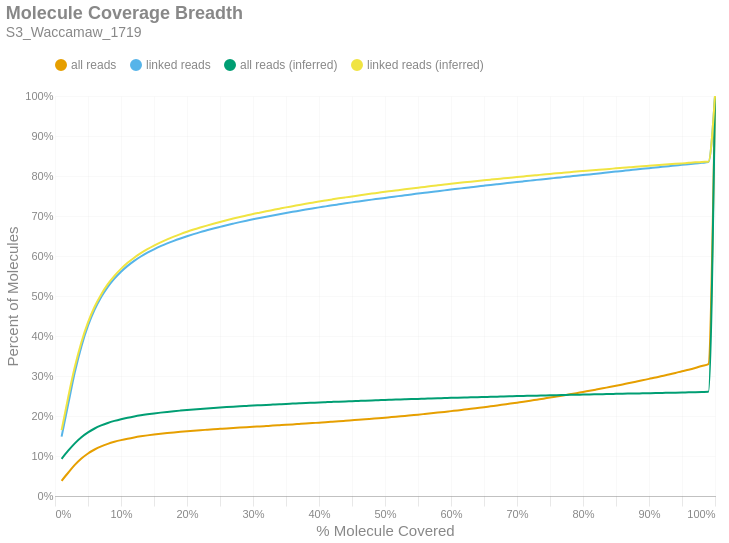

Here is the notebook cell this chart was saved with:
### Markdown cell above
### Molecule Read Coverage
This chart shows molecule coverage breadth as computed by the number of bases aligned to that molecule. In other words, "*how much of each unique long molecule is actually sequenced/aligned?*" Keep in mind there is a distinction between sequences and alignments, since some sequences belonging to a particular molecule may not align well and wouldn't appear in the alignment data. This chart also shows molecule coverage breadth as computed by the *inferred fragment* from which the aligned sequences originate. Unlike read coverage, this calculation takes into account the total insert size, including unsequenced gaps between the forward and reverse reads. Like the previous figures, these are cumulative percents.

### Code cell
if SKIPLR:
    print_html(f"Skipped")
else:
    binned_df = consolidated_hist(valids['coverage_bp'], mask, 0.01, True)
    binned_df_inf = consolidated_hist(valids['coverage_inserts'], mask, 0.01, True)
    binned_df = binned_df.with_columns(pl.lit(binned_df_inf['all reads (cumsum)']).alias('all reads (inferred)'))
    binned_df = binned_df.with_columns(pl.lit(binned_df_inf['linked reads (cumsum)']).alias('linked reads (inferred)'))
    binned_df = binned_df.with_columns(
        (pl.col('bin').cast(pl.Float64) + 0.01).alias('right_edge')
    )

    with SafeRender(binned_df):
        (
            density_plot(binned_df, 'Molecule Coverage Breadth', samplename, 'molcov', ['all reads (inferred)','linked reads (inferred)'])
            .encode(
                #x=alt.X('bin:Q', title="% Molecule Covered").axis(format = '%').scale(padding=0),
                x=alt.X('right_edge:Q', title="% Molecule Covered").axis(format='%').scale(padding=0),
                y=alt.Y('value:Q', title='Percent of Molecules')
                    .axis(format='%')
                    .stack(False)
                    .scale(domainMin=0, padding=0),
                color=alt.Color("key:N").scale(domain = ["all reads", "linked reads", "all reads (inferred)", "linked reads (inferred)"]),
                tooltip = [
                    alt.Tooltip("key:N", title = "Data Type"),
                    alt.Tooltip("range_label:N", title="% Molecule Covered"),
                    alt.Tooltip("value:Q", format = ".2%", title="% Molecules")
                ]
            )
        ).display()

### Figure 1 — Vega-Lite specification as saved in the notebook (floating-point values rounded to 4 significant figures)
{"width": "container", "height": 400, "config": {"title": {"anchor": "start", "dy": -15, "fontSize": 18, "color": "#888888", "subtitleColor": "#888888", "subtitleFontSize": 14}, "arc": {"fill": "#0072B2"}, "axis": {"domainColor": "#888888", "domainWidth": 0.5, "gridWidth": 0.2, "grid": false, "titleFontWeight": 400, "titleFontSize": 15, "labelFontSize": 11, "labelColor": "#888888", "tickColor": "#888888", "tickWidth": 0.2, "titleColor": "#888888"}, "axisBand": {"grid": false}, "axisX": {"grid": true, "tickSize": 10, "domainCap": "round"}, "axisY": {"domain": false, "grid": true, "tickSize": 0, "domainCap": "round"}, "background": "transparent", "header": {"labelFontSize": 15, "labelColor": "#888888", "titleFontSize": 15, "titleFontWeight": 600, "titleColor": "#888888"}, "legend": {"labelFont": "sans-serif", "labelFontSize": 12, "labelColor": "#888888", "symbolSize": 100, "symbolType": "circle", "titleFontSize": 12, "titlePadding": 10, "titleColor": "#888888", "title": null, "orient": "top"}, "range": {"category": ["#E69F00", "#56B4E9", "#009E73", "#F0E442", "#0072B2", "#D55E00", "#CC79A7", "#000000"], "diverging": ["#cfe8f3", "#a2d4ec", "#73bfe2", "#46abdb", "#1696d2", "#12719e"]}, "area": {"fill": "#0072B2", "fillOpacity": 0.7, "line": true, "strokeOpacity": 0.7}, "line": {"color": "#0072B2", "stroke": "#0072B2", "strokeWidth": 2}, "trail": {"color": "#0072B2", "stroke": "#0072B2", "strokeWidth": 0, "size": 1}, "point": {"filled": true, "fillOpacity": 1.0, "size": 95}, "text": {"color": "#888888", "fontSize": 11, "align": "right", "fontWeight": 400, "size": 11}, "bar": {"fill": "#0072B2", "stroke": null}, "view": {"stroke": null, "continuousWidth": 660, "continuousHeight": 400}}, "data": {"name": "data-808b7de67a28820f6684a89e22634ac4"}, "mark": {"type": "line", "interpolate": "monotone", "point": {"opacity": 0, "size": 275}}, "encoding": {"color": {"field": "key", "scale": {"domain": ["all reads", "linked reads", "all reads (inferred)", "linked reads (inferred)"]}, "type": "nominal"}, "tooltip": [{"field": "key", "title": "Data Type", "type": "nominal"}, {"field": "range_label", "title": "% Molecule Covered", "type": "nominal"}, {"field": "value", "format": ".2%", "title": "% Molecules", "type": "quantitative"}], "x": {"axis": {"format": "%"}, "field": "right_edge", "scale": {"padding": 0}, "title": "% Molecule Covered", "type": "quantitative"}, "y": {"axis": {"format": "%"}, "field": "value", "scale": {"domainMin": 0, "padding": 0}, "stack": false, "title": "Percent of Molecules", "type": "quantitative"}}, "params": [{"name": "param_c36ac31b6afebe62", "select": {"type": "point", "fields": ["key"]}, "bind": "legend"}], "title": {"text": "Molecule Coverage Breadth", "subtitle": "S3_Waccamaw_1719"}, "transform": [{"fold": ["all reads (cumsum)", "linked reads (cumsum)", "all reads (inferred)", "linked reads (inferred)"]}, {"calculate": "replace(datum.key, ' (cumsum)', '')", "as": "key"}, {"filter": {"param": "param_c36ac31b6afebe62"}}], "usermeta": {"embedOptions": {"downloadFileName": "S3_Waccamaw_1719.molcov"}}, "$schema": "https://vega.github.io/schema/vega-lite/v6.1.0.json", "datasets": {"data-808b7de67a28820f6684a89e22634ac4": [{"bin": "0.0", "interval": "0.0-0.01", "all reads": 0.03794, "linked reads": 0.1483, "all reads (cumsum)": 0.03794, "linked reads (cumsum)": 0.1483, "range_label": "0.0-0.01", "all reads (inferred)": 0.09287, "linked reads (inferred)": 0.1648, "right_edge": 0.01}, {"bin": "0.01", "interval": "0.01-0.02", "all reads": 0.02018, "linked reads": 0.08151, "all reads (cumsum)": 0.05812, "linked reads (cumsum)": 0.2298, "range_label": "0.01-0.02", "all reads (inferred)": 0.1132, "linked reads (inferred)": 0.2473, "right_edge": 0.02}, {"bin": "0.02", "interval": "0.02-0.03", "all reads": 0.01955, "linked reads": 0.07931, "all reads (cumsum)": 0.07767, "linked reads (cumsum)": 0.3092, "range_label": "0.02-0.03", "all reads (inferred)": 0.1317, "linked reads (inferred)": 0.3223, "right_edge": 0.03}, {"bin": "0.03", "interval": "0.03-0.04", "all reads": 0.016, "linked reads": 0.06493, "all reads (cumsum)": 0.09367, "linked reads (cumsum)": 0.3741, "range_label": "0.03-0.04", "all reads (inferred)": 0.1469, "linked reads (inferred)": 0.3844, "right_edge": 0.04}, {"bin": "0.04", "interval": "0.04-0.05", "all reads": 0.01267, "linked reads": 0.05147, "all reads (cumsum)": 0.1063, "linked reads (cumsum)": 0.4256, "range_label": "0.04-0.05", "all reads (inferred)": 0.1591, "linked reads (inferred)": 0.4339, "right_edge": 0.05}, {"bin": "0.05", "interval": "0.05-0.06", "all reads": 0.009911, "linked reads": 0.04018, "all reads (cumsum)": 0.1163, "linked reads (cumsum)": 0.4657, "range_label": "0.05-0.06", "all reads (inferred)": 0.1687, "linked reads (inferred)": 0.4731, "right_edge": 0.06}, {"bin": "0.06", "interval": "0.06-0.07", "all reads": 0.007831, "linked reads": 0.03171, "all reads (cumsum)": 0.1241, "linked reads (cumsum)": 0.4975, "range_label": "0.06-0.07", "all reads (inferred)": 0.1764, "linked reads (inferred)": 0.504, "right_edge": 0.07}, {"bin": "0.07", "interval": "0.07-0.08", "all reads": 0.006299, "linked reads": 0.0255, "all reads (cumsum)": 0.1304, "linked reads (cumsum)": 0.5229, "range_label": "0.07-0.08", "all reads (inferred)": 0.1826, "linked reads (inferred)": 0.5295, "right_edge": 0.08}, {"bin": "0.08", "interval": "0.08-0.09", "all reads": 0.005103, "linked reads": 0.02065, "all reads (cumsum)": 0.1355, "linked reads (cumsum)": 0.5436, "range_label": "0.08-0.09", "all reads (inferred)": 0.1878, "linked reads (inferred)": 0.5504, "right_edge": 0.09}, {"bin": "0.09", "interval": "0.09-0.1", "all reads": 0.004264, "linked reads": 0.01724, "all reads (cumsum)": 0.1398, "linked reads (cumsum)": 0.5608, "range_label": "0.09-0.1", "all reads (inferred)": 0.1921, "linked reads (inferred)": 0.5679, "right_edge": 0.1}, {"bin": "0.1", "interval": "0.1-0.11", "all reads": 0.0036, "linked reads": 0.01452, "all reads (cumsum)": 0.1434, "linked reads (cumsum)": 0.5754, "range_label": "0.1-0.11", "all reads (inferred)": 0.1958, "linked reads (inferred)": 0.5829, "right_edge": 0.11}, {"bin": "0.11", "interval": "0.11-0.12", "all reads": 0.003109, "linked reads": 0.01253, "all reads (cumsum)": 0.1465, "linked reads (cumsum)": 0.5879, "range_label": "0.11-0.12", "all reads (inferred)": 0.199, "linked reads (inferred)": 0.5958, "right_edge": 0.12}, {"bin": "0.12", "interval": "0.12-0.13", "all reads": 0.0027, "linked reads": 0.01085, "all reads (cumsum)": 0.1492, "linked reads (cumsum)": 0.5987, "range_label": "0.12-0.13", "all reads (inferred)": 0.2017, "linked reads (inferred)": 0.607, "right_edge": 0.13}, {"bin": "0.13", "interval": "0.13-0.14", "all reads": 0.002389, "linked reads": 0.009567, "all reads (cumsum)": 0.1516, "linked reads (cumsum)": 0.6083, "range_label": "0.13-0.14", "all reads (inferred)": 0.2042, "linked reads (inferred)": 0.6169, "right_edge": 0.14}, {"bin": "0.14", "interval": "0.14-0.15", "all reads": 0.002125, "linked reads": 0.008504, "all reads (cumsum)": 0.1537, "linked reads (cumsum)": 0.6168, "range_label": "0.14-0.15", "all reads (inferred)": 0.2064, "linked reads (inferred)": 0.6259, "right_edge": 0.15}, {"bin": "0.15", "interval": "0.15-0.16", "all reads": 0.001934, "linked reads": 0.007728, "all reads (cumsum)": 0.1556, "linked reads (cumsum)": 0.6245, "range_label": "0.15-0.16", "all reads (inferred)": 0.2085, "linked reads (inferred)": 0.6341, "right_edge": 0.16}, {"bin": "0.16", "interval": "0.16-0.17", "all reads": 0.001746, "linked reads": 0.006975, "all reads (cumsum)": 0.1574, "linked reads (cumsum)": 0.6315, "range_label": "0.16-0.17", "all reads (inferred)": 0.2103, "linked reads (inferred)": 0.6415, "right_edge": 0.17}, {"bin": "0.17", "interval": "0.17-0.18", "all reads": 0.001607, "linked reads": 0.006391, "all reads (cumsum)": 0.159, "linked reads (cumsum)": 0.6379, "range_label": "0.17-0.18", "all reads (inferred)": 0.212, "linked reads (inferred)": 0.6484, "right_edge": 0.18}, {"bin": "0.18", "interval": "0.18-0.19", "all reads": 0.001474, "linked reads": 0.005875, "all reads (cumsum)": 0.1604, "linked reads (cumsum)": 0.6438, "range_label": "0.18-0.19", "all reads (inferred)": 0.2135, "linked reads (inferred)": 0.6546, "right_edge": 0.19}, {"bin": "0.19", "interval": "0.19-0.2", "all reads": 0.001414, "linked reads": 0.005616, "all reads (cumsum)": 0.1619, "linked reads (cumsum)": 0.6494, "range_label": "0.19-0.2", "all reads (inferred)": 0.215, "linked reads (inferred)": 0.6606, "right_edge": 0.2}, {"bin": "0.2", "interval": "0.2-0.21", "all reads": 0.001339, "linked reads": 0.005297, "all reads (cumsum)": 0.1632, "linked reads (cumsum)": 0.6547, "range_label": "0.2-0.21", "all reads (inferred)": 0.2164, "linked reads (inferred)": 0.6661, "right_edge": 0.21}, {"bin": "0.21", "interval": "0.21-0.22", "all reads": 0.001266, "linked reads": 0.004973, "all reads (cumsum)": 0.1645, "linked reads (cumsum)": 0.6597, "range_label": "0.21-0.22", "all reads (inferred)": 0.2176, "linked reads (inferred)": 0.6711, "right_edge": 0.22}, {"bin": "0.22", "interval": "0.22-0.23", "all reads": 0.001152, "linked reads": 0.004499, "all reads (cumsum)": 0.1656, "linked reads (cumsum)": 0.6642, "range_label": "0.22-0.23", "all reads (inferred)": 0.2188, "linked reads (inferred)": 0.676, "right_edge": 0.23}, {"bin": "0.23", "interval": "0.23-0.24", "all reads": 0.001134, "linked reads": 0.00439, "all reads (cumsum)": 0.1667, "linked reads (cumsum)": 0.6685, "range_label": "0.23-0.24", "all reads (inferred)": 0.22, "linked reads (inferred)": 0.6806, "right_edge": 0.24}, {"bin": "0.24", "interval": "0.24-0.25", "all reads": 0.001087, "linked reads": 0.004209, "all reads (cumsum)": 0.1678, "linked reads (cumsum)": 0.6728, "range_label": "0.24-0.25", "all reads (inferred)": 0.2211, "linked reads (inferred)": 0.6852, "right_edge": 0.25}, {"bin": "0.25", "interval": "0.25-0.26", "all reads": 0.001086, "linked reads": 0.004158, "all reads (cumsum)": 0.1689, "linked reads (cumsum)": 0.6769, "range_label": "0.25-0.26", "all reads (inferred)": 0.2222, "linked reads (inferred)": 0.6895, "right_edge": 0.26}, {"bin": "0.26", "interval": "0.26-0.27", "all reads": 0.001046, "linked reads": 0.003918, "all reads (cumsum)": 0.17, "linked reads (cumsum)": 0.6808, "range_label": "0.26-0.27", "all reads (inferred)": 0.2232, "linked reads (inferred)": 0.6935, "right_edge": 0.27}, {"bin": "0.27", "interval": "0.27-0.28", "all reads": 0.001025, "linked reads": 0.003815, "all reads (cumsum)": 0.171, "linked reads (cumsum)": 0.6846, "range_label": "0.27-0.28", "all reads (inferred)": 0.2242, "linked reads (inferred)": 0.6974, "right_edge": 0.28}, {"bin": "0.28", "interval": "0.28-0.29", "all reads": 0.001002, "linked reads": 0.003605, "all reads (cumsum)": 0.172, "linked reads (cumsum)": 0.6882, "range_label": "0.28-0.29", "all reads (inferred)": 0.2251, "linked reads (inferred)": 0.7012, "right_edge": 0.29}, {"bin": "0.29", "interval": "0.29-0.3", "all reads": 0.000971, "linked reads": 0.003409, "all reads (cumsum)": 0.173, "linked reads (cumsum)": 0.6917, "range_label": "0.29-0.3", "all reads (inferred)": 0.2261, "linked reads (inferred)": 0.7049, "right_edge": 0.3}, {"bin": "0.3", "interval": "0.3-0.31", "all reads": 0.001012, "linked reads": 0.003428, "all reads (cumsum)": 0.174, "linked reads (cumsum)": 0.6951, "range_label": "0.3-0.31", "all reads (inferred)": 0.2269, "linked reads (inferred)": 0.7084, "right_edge": 0.31}, {"bin": "0.31", "interval": "0.31-0.32", "all reads": 0.001001, "linked reads": 0.003261, "all reads (cumsum)": 0.175, "linked reads (cumsum)": 0.6983, "range_label": "0.31-0.32", "all reads (inferred)": 0.2278, "linked reads (inferred)": 0.7117, "right_edge": 0.32}, {"bin": "0.32", "interval": "0.32-0.33", "all reads": 0.001001, "linked reads": 0.003137, "all reads (cumsum)": 0.176, "linked reads (cumsum)": 0.7015, "range_label": "0.32-0.33", "all reads (inferred)": 0.2286, "linked reads (inferred)": 0.715, "right_edge": 0.33}, {"bin": "0.33", "interval": "0.33-0.34", "all reads": 0.001014, "linked reads": 0.003052, "all reads (cumsum)": 0.177, "linked reads (cumsum)": 0.7045, "range_label": "0.33-0.34", "all reads (inferred)": 0.2294, "linked reads (inferred)": 0.7183, "right_edge": 0.34}, {"bin": "0.34", "interval": "0.34-0.35", "all reads": 0.001016, "linked reads": 0.002971, "all reads (cumsum)": 0.178, "linked reads (cumsum)": 0.7075, "range_label": "0.34-0.35", "all reads (inferred)": 0.2302, "linked reads (inferred)": 0.7215, "right_edge": 0.35}, {"bin": "0.35", "interval": "0.35-0.36", "all reads": 0.001036, "linked reads": 0.002898, "all reads (cumsum)": 0.179, "linked reads (cumsum)": 0.7104, "range_label": "0.35-0.36", "all reads (inferred)": 0.231, "linked reads (inferred)": 0.7245, "right_edge": 0.36}, {"bin": "0.36", "interval": "0.36-0.37", "all reads": 0.001067, "linked reads": 0.002847, "all reads (cumsum)": 0.1801, "linked reads (cumsum)": 0.7133, "range_label": "0.36-0.37", "all reads (inferred)": 0.2317, "linked reads (inferred)": 0.7275, "right_edge": 0.37}, {"bin": "0.37", "interval": "0.37-0.38", "all reads": 0.001069, "linked reads": 0.00286, "all reads (cumsum)": 0.1812, "linked reads (cumsum)": 0.7161, "range_label": "0.37-0.38", "all reads (inferred)": 0.2325, "linked reads (inferred)": 0.7304, "right_edge": 0.38}, {"bin": "0.38", "interval": "0.38-0.39", "all reads": 0.001085, "linked reads": 0.002761, "all reads (cumsum)": 0.1823, "linked reads (cumsum)": 0.7189, "range_label": "0.38-0.39", "all reads (inferred)": 0.2332, "linked reads (inferred)": 0.7333, "right_edge": 0.39}, {"bin": "0.39", "interval": "0.39-0.4", "all reads": 0.001112, "linked reads": 0.002703, "all reads (cumsum)": 0.1834, "linked reads (cumsum)": 0.7216, "range_label": "0.39-0.4", "all reads (inferred)": 0.2339, "linked reads (inferred)": 0.7361, "right_edge": 0.4}, {"bin": "0.4", "interval": "0.4-0.41", "all reads": 0.001085, "linked reads": 0.002494, "all reads (cumsum)": 0.1845, "linked reads (cumsum)": 0.7241, "range_label": "0.4-0.41", "all reads (inferred)": 0.2346, "linked reads (inferred)": 0.7388, "right_edge": 0.41}, {"bin": "0.41", "interval": "0.41-0.42", "all reads": 0.001165, "linked reads": 0.002598, "all reads (cumsum)": 0.1856, "linked reads (cumsum)": 0.7267, "range_label": "0.41-0.42", "all reads (inferred)": 0.2353, "linked reads (inferred)": 0.7415, "right_edge": 0.42}, {"bin": "0.42", "interval": "0.42-0.43", "all reads": 0.00119, "linked reads": 0.002509, "all reads (cumsum)": 0.1868, "linked reads (cumsum)": 0.7292, "range_label": "0.42-0.43", "all reads (inferred)": 0.2359, "linked reads (inferred)": 0.7441, "right_edge": 0.43}, {"bin": "0.43", "interval": "0.43-0.44", "all reads": 0.001231, "linked reads": 0.002505, "all reads (cumsum)": 0.188, "linked reads (cumsum)": 0.7317, "range_label": "0.43-0.44", "all reads (inferred)": 0.2366, "linked reads (inferred)": 0.7465, "right_edge": 0.44}, {"bin": "0.44", "interval": "0.44-0.45", "all reads": 0.001241, "linked reads": 0.002392, "all reads (cumsum)": 0.1893, "linked reads (cumsum)": 0.7341, "range_label": "0.44-0.45", "all reads (inferred)": 0.2372, "linked reads (inferred)": 0.7489, "right_edge": 0.45}, {"bin": "0.45", "interval": "0.45-0.46", "all reads": 0.001237, "linked reads": 0.002267, "all reads (cumsum)": 0.1905, "linked reads (cumsum)": 0.7363, "range_label": "0.45-0.46", "all reads (inferred)": 0.2378, "linked reads (inferred)": 0.7514, "right_edge": 0.46}, {"bin": "0.46", "interval": "0.46-0.47", "all reads": 0.001299, "linked reads": 0.002319, "all reads (cumsum)": 0.1918, "linked reads (cumsum)": 0.7387, "range_label": "0.46-0.47", "all reads (inferred)": 0.2384, "linked reads (inferred)": 0.7538, "right_edge": 0.47}, {"bin": "0.47", "interval": "0.47-0.48", "all reads": 0.001332, "linked reads": 0.002262, "all reads (cumsum)": 0.1932, "linked reads (cumsum)": 0.7409, "range_label": "0.47-0.48", "all reads (inferred)": 0.239, "linked reads (inferred)": 0.756, "right_edge": 0.48}, {"bin": "0.48", "interval": "0.48-0.49", "all reads": 0.001325, "linked reads": 0.002155, "all reads (cumsum)": 0.1945, "linked reads (cumsum)": 0.7431, "range_label": "0.48-0.49", "all reads (inferred)": 0.2395, "linked reads (inferred)": 0.7582, "right_edge": 0.49}, {"bin": "0.49", "interval": "0.49-0.5", "all reads": 0.001434, "linked reads": 0.002184, "all reads (cumsum)": 0.1959, "linked reads (cumsum)": 0.7453, "range_label": "0.49-0.5", "all reads (inferred)": 0.2401, "linked reads (inferred)": 0.7604, "right_edge": 0.5}, {"bin": "0.5", "interval": "0.5-0.51", "all reads": 0.001368, "linked reads": 0.002223, "all reads (cumsum)": 0.1973, "linked reads (cumsum)": 0.7475, "range_label": "0.5-0.51", "all reads (inferred)": 0.2406, "linked reads (inferred)": 0.7625, "right_edge": 0.51}, {"bin": "0.51", "interval": "0.51-0.52", "all reads": 0.001515, "linked reads": 0.002223, "all reads (cumsum)": 0.1988, "linked reads (cumsum)": 0.7497, "range_label": "0.51-0.52", "all reads (inferred)": 0.2412, "linked reads (inferred)": 0.7646, "right_edge": 0.52}, {"bin": "0.52", "interval": "0.52-0.53", "all reads": 0.001499, "linked reads": 0.002109, "all reads (cumsum)": 0.2003, "linked reads (cumsum)": 0.7518, "range_label": "0.52-0.53", "all reads (inferred)": 0.2417, "linked reads (inferred)": 0.7667, "right_edge": 0.53}, {"bin": "0.53", "interval": "0.53-0.54", "all reads": 0.001565, "linked reads": 0.002159, "all reads (cumsum)": 0.2019, "linked reads (cumsum)": 0.754, "range_label": "0.53-0.54", "all reads (inferred)": 0.2423, "linked reads (inferred)": 0.7688, "right_edge": 0.54}, {"bin": "0.54", "interval": "0.54-0.55", "all reads": 0.001555, "linked reads": 0.002032, "all reads (cumsum)": 0.2034, "linked reads (cumsum)": 0.756, "range_label": "0.54-0.55", "all reads (inferred)": 0.2428, "linked reads (inferred)": 0.7708, "right_edge": 0.55}, {"bin": "0.55", "interval": "0.55-0.56", "all reads": 0.001652, "linked reads": 0.00203, "all reads (cumsum)": 0.2051, "linked reads (cumsum)": 0.758, "range_label": "0.55-0.56", "all reads (inferred)": 0.2433, "linked reads (inferred)": 0.7728, "right_edge": 0.56}, {"bin": "0.56", "interval": "0.56-0.57", "all reads": 0.001679, "linked reads": 0.002056, "all reads (cumsum)": 0.2067, "linked reads (cumsum)": 0.7601, "range_label": "0.56-0.57", "all reads (inferred)": 0.2438, "linked reads (inferred)": 0.7748, "right_edge": 0.57}, {"bin": "0.57", "interval": "0.57-0.58", "all reads": 0.001728, "linked reads": 0.001979, "all reads (cumsum)": 0.2085, "linked reads (cumsum)": 0.7621, "range_label": "0.57-0.58", "all reads (inferred)": 0.2443, "linked reads (inferred)": 0.7768, "right_edge": 0.58}, {"bin": "0.58", "interval": "0.58-0.59", "all reads": 0.001817, "linked reads": 0.001994, "all reads (cumsum)": 0.2103, "linked reads (cumsum)": 0.7641, "range_label": "0.58-0.59", "all reads (inferred)": 0.2448, "linked reads (inferred)": 0.7787, "right_edge": 0.59}, {"bin": "0.59", "interval": "0.59-0.6", "all reads": 0.001885, "linked reads": 0.002101, "all reads (cumsum)": 0.2122, "linked reads (cumsum)": 0.7662, "range_label": "0.59-0.6", "all reads (inferred)": 0.2453, "linked reads (inferred)": 0.7806, "right_edge": 0.6}, {"bin": "0.6", "interval": "0.6-0.61", "all reads": 0.00186, "linked reads": 0.00189, "all reads (cumsum)": 0.214, "linked reads (cumsum)": 0.7681, "range_label": "0.6-0.61", "all reads (inferred)": 0.2458, "linked reads (inferred)": 0.7824, "right_edge": 0.61}, {"bin": "0.61", "interval": "0.61-0.62", "all reads": 0.002, "linked reads": 0.001945, "all reads (cumsum)": 0.216, "linked reads (cumsum)": 0.77, "range_label": "0.61-0.62", "all reads (inferred)": 0.2462, "linked reads (inferred)": 0.7841, "right_edge": 0.62}, {"bin": "0.62", "interval": "0.62-0.63", "all reads": 0.001946, "linked reads": 0.001894, "all reads (cumsum)": 0.218, "linked reads (cumsum)": 0.7719, "range_label": "0.62-0.63", "all reads (inferred)": 0.2467, "linked reads (inferred)": 0.7859, "right_edge": 0.63}, {"bin": "0.63", "interval": "0.63-0.64", "all reads": 0.002041, "linked reads": 0.001888, "all reads (cumsum)": 0.22, "linked reads (cumsum)": 0.7738, "range_label": "0.63-0.64", "all reads (inferred)": 0.2472, "linked reads (inferred)": 0.7876, "right_edge": 0.64}, {"bin": "0.64", "interval": "0.64-0.65", "all reads": 0.002062, "linked reads": 0.001924, "all reads (cumsum)": 0.2221, "linked reads (cumsum)": 0.7757, "range_label": "0.64-0.65", "all reads (inferred)": 0.2476, "linked reads (inferred)": 0.7893, "right_edge": 0.65}, {"bin": "0.65", "interval": "0.65-0.66", "all reads": 0.002208, "linked reads": 0.001897, "all reads (cumsum)": 0.2243, "linked reads (cumsum)": 0.7776, "range_label": "0.65-0.66", "all reads (inferred)": 0.248, "linked reads (inferred)": 0.7909, "right_edge": 0.66}, {"bin": "0.66", "interval": "0.66-0.67", "all reads": 0.002155, "linked reads": 0.001818, "all reads (cumsum)": 0.2264, "linked reads (cumsum)": 0.7794, "range_label": "0.66-0.67", "all reads (inferred)": 0.2484, "linked reads (inferred)": 0.7925, "right_edge": 0.67}, {"bin": "0.67", "interval": "0.67-0.68", "all reads": 0.002258, "linked reads": 0.001786, "all reads (cumsum)": 0.2287, "linked reads (cumsum)": 0.7812, "range_label": "0.67-0.68", "all reads (inferred)": 0.2489, "linked reads (inferred)": 0.7942, "right_edge": 0.68}, {"bin": "0.68", "interval": "0.68-0.69", "all reads": 0.002257, "linked reads": 0.001866, "all reads (cumsum)": 0.231, "linked reads (cumsum)": 0.7831, "range_label": "0.68-0.69", "all reads (inferred)": 0.2493, "linked reads (inferred)": 0.7958, "right_edge": 0.69}, {"bin": "0.69", "interval": "0.69-0.7", "all reads": 0.002415, "linked reads": 0.001821, "all reads (cumsum)": 0.2334, "linked reads (cumsum)": 0.7849, "range_label": "0.69-0.7", "all reads (inferred)": 0.2497, "linked reads (inferred)": 0.7974, "right_edge": 0.7}, {"bin": "0.7", "interval": "0.7-0.71", "all reads": 0.002406, "linked reads": 0.001777, "all reads (cumsum)": 0.2358, "linked reads (cumsum)": 0.7867, "range_label": "0.7-0.71", "all reads (inferred)": 0.2501, "linked reads (inferred)": 0.799, "right_edge": 0.71}, {"bin": "0.71", "interval": "0.71-0.72", "all reads": 0.002441, "linked reads": 0.001757, "all reads (cumsum)": 0.2382, "linked reads (cumsum)": 0.7884, "range_label": "0.71-0.72", "all reads (inferred)": 0.2505, "linked reads (inferred)": 0.8006, "right_edge": 0.72}, {"bin": "0.72", "interval": "0.72-0.73", "all reads": 0.002612, "linked reads": 0.001887, "all reads (cumsum)": 0.2408, "linked reads (cumsum)": 0.7903, "range_label": "0.72-0.73", "all reads (inferred)": 0.2509, "linked reads (inferred)": 0.8021, "right_edge": 0.73}, {"bin": "0.73", "interval": "0.73-0.74", "all reads": 0.00256, "linked reads": 0.001739, "all reads (cumsum)": 0.2434, "linked reads (cumsum)": 0.7921, "range_label": "0.73-0.74", "all reads (inferred)": 0.2513, "linked reads (inferred)": 0.8036, "right_edge": 0.74}, {"bin": "0.74", "interval": "0.74-0.75", "all reads": 0.002776, "linked reads": 0.001752, "all reads (cumsum)": 0.2462, "linked reads (cumsum)": 0.7938, "range_label": "0.74-0.75", "all reads (inferred)": 0.2517, "linked reads (inferred)": 0.8052, "right_edge": 0.75}, {"bin": "0.75", "interval": "0.75-0.76", "all reads": 0.002602, "linked reads": 0.001664, "all reads (cumsum)": 0.2488, "linked reads (cumsum)": 0.7955, "range_label": "0.75-0.76", "all reads (inferred)": 0.2521, "linked reads (inferred)": 0.8066, "right_edge": 0.76}, {"bin": "0.76", "interval": "0.76-0.77", "all reads": 0.002698, "linked reads": 0.001723, "all reads (cumsum)": 0.2515, "linked reads (cumsum)": 0.7972, "range_label": "0.76-0.77", "all reads (inferred)": 0.2525, "linked reads (inferred)": 0.8081, "right_edge": 0.77}, {"bin": "0.77", "interval": "0.77-0.78", "all reads": 0.002756, "linked reads": 0.001697, "all reads (cumsum)": 0.2542, "linked reads (cumsum)": 0.7989, "range_label": "0.77-0.78", "all reads (inferred)": 0.2529, "linked reads (inferred)": 0.8096, "right_edge": 0.78}, {"bin": "0.78", "interval": "0.78-0.79", "all reads": 0.00287, "linked reads": 0.001791, "all reads (cumsum)": 0.2571, "linked reads (cumsum)": 0.8007, "range_label": "0.78-0.79", "all reads (inferred)": 0.2532, "linked reads (inferred)": 0.811, "right_edge": 0.79}, {"bin": "0.79", "interval": "0.79-0.8", "all reads": 0.003074, "linked reads": 0.001695, "all reads (cumsum)": 0.2602, "linked reads (cumsum)": 0.8024, "range_label": "0.79-0.8", "all reads (inferred)": 0.2536, "linked reads (inferred)": 0.8125, "right_edge": 0.8}, {"bin": "0.8", "interval": "0.8-0.81", "all reads": 0.002853, "linked reads": 0.001642, "all reads (cumsum)": 0.263, "linked reads (cumsum)": 0.804, "range_label": "0.8-0.81", "all reads (inferred)": 0.254, "linked reads (inferred)": 0.8137, "right_edge": 0.81}, {"bin": "0.81", "interval": "0.81-0.82", "all reads": 0.003031, "linked reads": 0.001815, "all reads (cumsum)": 0.2661, "linked reads (cumsum)": 0.8058, "range_label": "0.81-0.82", "all reads (inferred)": 0.2543, "linked reads (inferred)": 0.8151, "right_edge": 0.82}, {"bin": "0.82", "interval": "0.82-0.83", "all reads": 0.003106, "linked reads": 0.001773, "all reads (cumsum)": 0.2692, "linked reads (cumsum)": 0.8076, "range_label": "0.82-0.83", "all reads (inferred)": 0.2547, "linked reads (inferred)": 0.8165, "right_edge": 0.83}, {"bin": "0.83", "interval": "0.83-0.84", "all reads": 0.003221, "linked reads": 0.001764, "all reads (cumsum)": 0.2724, "linked reads (cumsum)": 0.8094, "range_label": "0.83-0.84", "all reads (inferred)": 0.255, "linked reads (inferred)": 0.8177, "right_edge": 0.84}, {"bin": "0.84", "interval": "0.84-0.85", "all reads": 0.003159, "linked reads": 0.001682, "all reads (cumsum)": 0.2755, "linked reads (cumsum)": 0.8111, "range_label": "0.84-0.85", "all reads (inferred)": 0.2554, "linked reads (inferred)": 0.8191, "right_edge": 0.85}, {"bin": "0.85", "interval": "0.85-0.86", "all reads": 0.003372, "linked reads": 0.001697, "all reads (cumsum)": 0.2789, "linked reads (cumsum)": 0.8128, "range_label": "0.85-0.86", "all reads (inferred)": 0.2557, "linked reads (inferred)": 0.8204, "right_edge": 0.86}, {"bin": "0.86", "interval": "0.86-0.87", "all reads": 0.003351, "linked reads": 0.001738, "all reads (cumsum)": 0.2823, "linked reads (cumsum)": 0.8145, "range_label": "0.86-0.87", "all reads (inferred)": 0.256, "linked reads (inferred)": 0.8216, "right_edge": 0.87}, {"bin": "0.87", "interval": "0.87-0.88", "all reads": 0.00339, "linked reads": 0.001652, "all reads (cumsum)": 0.2857, "linked reads (cumsum)": 0.8161, "range_label": "0.87-0.88", "all reads (inferred)": 0.2564, "linked reads (inferred)": 0.8229, "right_edge": 0.88}, {"bin": "0.88", "interval": "0.88-0.89", "all reads": 0.003465, "linked reads": 0.001718, "all reads (cumsum)": 0.2891, "linked reads (cumsum)": 0.8179, "range_label": "0.88-0.89", "all reads (inferred)": 0.2567, "linked reads (inferred)": 0.8241, "right_edge": 0.89}, {"bin": "0.89", "interval": "0.89-0.9", "all reads": 0.003665, "linked reads": 0.001767, "all reads (cumsum)": 0.2928, "linked reads (cumsum)": 0.8196, "range_label": "0.89-0.9", "all reads (inferred)": 0.257, "linked reads (inferred)": 0.8254, "right_edge": 0.9}, {"bin": "0.9", "interval": "0.9-0.91", "all reads": 0.003433, "linked reads": 0.00164, "all reads (cumsum)": 0.2962, "linked reads (cumsum)": 0.8213, "range_label": "0.9-0.91", "all reads (inferred)": 0.2574, "linked reads (inferred)": 0.8266, "right_edge": 0.91}, {"bin": "0.91", "interval": "0.91-0.92", "all reads": 0.003985, "linked reads": 0.001724, "all reads (cumsum)": 0.3002, "linked reads (cumsum)": 0.823, "range_label": "0.91-0.92", "all reads (inferred)": 0.2577, "linked reads (inferred)": 0.8279, "right_edge": 0.92}, {"bin": "0.92", "interval": "0.92-0.93", "all reads": 0.00353, "linked reads": 0.001584, "all reads (cumsum)": 0.3037, "linked reads (cumsum)": 0.8246, "range_label": "0.92-0.93", "all reads (inferred)": 0.2581, "linked reads (inferred)": 0.8291, "right_edge": 0.93}, {"bin": "0.93", "interval": "0.93-0.94", "all reads": 0.003955, "linked reads": 0.001705, "all reads (cumsum)": 0.3077, "linked reads (cumsum)": 0.8263, "range_label": "0.93-0.94", "all reads (inferred)": 0.2584, "linked reads (inferred)": 0.8303, "right_edge": 0.94}, {"bin": "0.94", "interval": "0.94-0.95", "all reads": 0.004342, "linked reads": 0.001606, "all reads (cumsum)": 0.312, "linked reads (cumsum)": 0.8279, "range_label": "0.94-0.95", "all reads (inferred)": 0.2587, "linked reads (inferred)": 0.8316, "right_edge": 0.95}, {"bin": "0.95", "interval": "0.95-0.96", "all reads": 0.003682, "linked reads": 0.001763, "all reads (cumsum)": 0.3157, "linked reads (cumsum)": 0.8297, "range_label": "0.95-0.96", "all reads (inferred)": 0.2592, "linked reads (inferred)": 0.8328, "right_edge": 0.96}, {"bin": "0.96", "interval": "0.96-0.97", "all reads": 0.004362, "linked reads": 0.001701, "all reads (cumsum)": 0.3201, "linked reads (cumsum)": 0.8314, "range_label": "0.96-0.97", "all reads (inferred)": 0.2595, "linked reads (inferred)": 0.8341, "right_edge": 0.97}, {"bin": "0.97", "interval": "0.97-0.98", "all reads": 0.004945, "linked reads": 0.001585, "all reads (cumsum)": 0.325, "linked reads (cumsum)": 0.8329, "range_label": "0.97-0.98", "all reads (inferred)": 0.26, "linked reads (inferred)": 0.8352, "right_edge": 0.98}, {"bin": "0.98", "interval": "0.98-0.99", "all reads": 0.004743, "linked reads": 0.001741, "all reads (cumsum)": 0.3298, "linked reads (cumsum)": 0.8347, "range_label": "0.98-0.99", "all reads (inferred)": 0.2604, "linked reads (inferred)": 0.8359, "right_edge": 0.99}, {"bin": "0.99", "interval": "0.99-1.0", "all reads": 0.6702, "linked reads": 0.1653, "all reads (cumsum)": 1.0, "linked reads (cumsum)": 1.0, "range_label": "0.99-1.0", "all reads (inferred)": 1.0, "linked reads (inferred)": 1.0, "right_edge": 1.0}]}}
